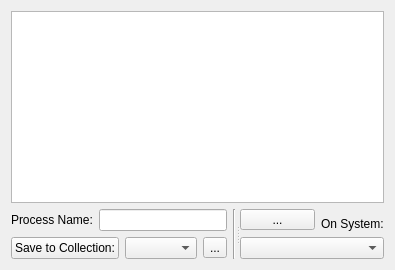
        <widget class="QWidget" name="tabRun">
         <attribute name="title">
          <string>Build</string>
         </attribute>
         <layout class="QVBoxLayout" name="verticalLayout_13">
          <item>
           <widget class="QPlainTextEdit" name="txtBuildMain"/>
          </item>
          <item>
           <widget class="QSplitter" name="splitter_3">
            <property name="orientation">
             <enum>Qt::Horizontal</enum>
            </property>
            <widget class="QWidget" name="horizontalLayoutWidget_2">
             <layout class="QHBoxLayout" name="horizontalLayout_9">
              <item>
               <layout class="QVBoxLayout" name="verticalLayout_12">
                <item>
                 <layout class="QHBoxLayout" name="horizontalLayout_2" stretch="0,2">
                  <item>
                   <widget class="QLabel" name="label_2">
                    <property name="text">
                     <string>Process Name:</string>
                    </property>
                   </widget>
                  </item>
                  <item>
                   <widget class="QLineEdit" name="txtBuildName"/>
                  </item>
                 </layout>
                </item>
                <item>
                 <layout class="QHBoxLayout" name="horizontalLayout_7">
                  <item>
                   <widget class="QPushButton" name="btnSave">
                    <property name="minimumSize">
                     <size>
                      <width>0</width>
                      <height>0</height>
                     </size>
                    </property>
                    <property name="text">
                     <string>Save to Collection:</string>
                    </property>
                   </widget>
                  </item>
                  <item>
                   <widget class="QComboBox" name="cboBuildCollection"/>
                  </item>
                  <item>
                   <widget class="QToolButton" name="btnOpenCollFolder">
                    <property name="text">
                     <string>...</string>
                    </property>
                    <property name="icon">
                     <iconset>
                      <normalon>:/icons/folder-outline.png</normalon>
                     </iconset>
                    </property>
                   </widget>
                  </item>
                 </layout>
                </item>
               </layout>
              </item>
              <item>
               <widget class="Line" name="line">
                <property name="orientation">
                 <enum>Qt::Vertical</enum>
                </property>
               </widget>
              </item>
             </layout>
            </widget>
            <widget class="QWidget" name="layoutWidget">
             <layout class="QVBoxLayout" name="verticalLayout_11">
              <item>
               <layout class="QHBoxLayout" name="horizontalLayout_8">
                <item>
                 <widget class="QToolButton" name="btnBuildRun">
                  <property name="sizePolicy">
                   <sizepolicy hsizetype="Fixed" vsizetype="Fixed">
                    <horstretch>1</horstretch>
                    <verstretch>1</verstretch>
                   </sizepolicy>
                  </property>
                  <property name="minimumSize">
                   <size>
                    <width>75</width>
                    <height>0</height>
                   </size>
                  </property>
                  <property name="text">
                   <string>...</string>
                  </property>
                  <property name="icon">
                   <iconset>
                    <normalon>:/icons/arrow-right-drop-circle.png</normalon>
                   </iconset>
                  </property>
                  <property name="iconSize">
                   <size>
                    <width>32</width>
                    <height>32</height>
                   </size>
                  </property>
                 </widget>
                </item>
                <item>
                 <widget class="QLabel" name="label_6">
                  <property name="text">
                   <string>On System:</string>
                  </property>
                  <property name="alignment">
                   <set>Qt::AlignBottom|Qt::AlignLeading|Qt::AlignLeft</set>
                  </property>
                 </widget>
                </item>
               </layout>
              </item>
              <item>
               <layout class="QVBoxLayout" name="verticalLayout_6">
                <item>
                 <widget class="QComboBox" name="cboSystems"/>
                </item>
               </layout>
              </item>
             </layout>
            </widget>
           </widget>
          </item>
         </layout>
        </widget>
